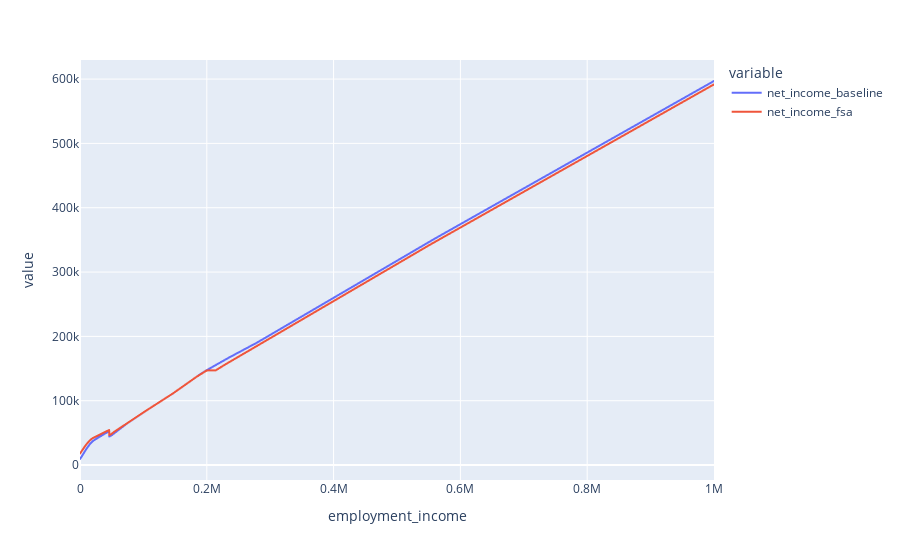

Notebook source saved alongside this figure:
### Code cell
import plotly.express as px

px.line(df, x="employment_income", y=["net_income_baseline", "net_income_fsa"])

### Figure 1 — Plotly figure (JSON) as saved in the notebook; plotly's stock layout.template omitted (floating-point values rounded to 4 significant figures; data arrays with more than 128 entries replaced by an {"elided": "..."} marker saying what was removed)
{"data": [{"hovertemplate": "variable=net_income_baseline<br>employment_income=%{x}<br>value=%{y}<extra></extra>", "legendgroup": "net_income_baseline", "line": {"color": "#636efa", "dash": "solid"}, "marker": {"symbol": "circle"}, "mode": "lines", "name": "net_income_baseline", "showlegend": true, "type": "scattergl", "x": {"elided": "10001 int values"}, "xaxis": "x", "y": {"elided": "10001 float values"}, "yaxis": "y"}, {"hovertemplate": "variable=net_income_fsa<br>employment_income=%{x}<br>value=%{y}<extra></extra>", "legendgroup": "net_income_fsa", "line": {"color": "#EF553B", "dash": "solid"}, "marker": {"symbol": "circle"}, "mode": "lines", "name": "net_income_fsa", "showlegend": true, "type": "scattergl", "x": {"elided": "10001 int values"}, "xaxis": "x", "y": {"elided": "10001 float values"}, "yaxis": "y"}], "layout": {"legend": {"title": {"text": "variable"}, "tracegroupgap": 0}, "margin": {"t": 60}, "xaxis": {"anchor": "y", "domain": [0, 1], "title": {"text": "employment_income"}}, "yaxis": {"anchor": "x", "domain": [0, 1], "title": {"text": "value"}}}}
